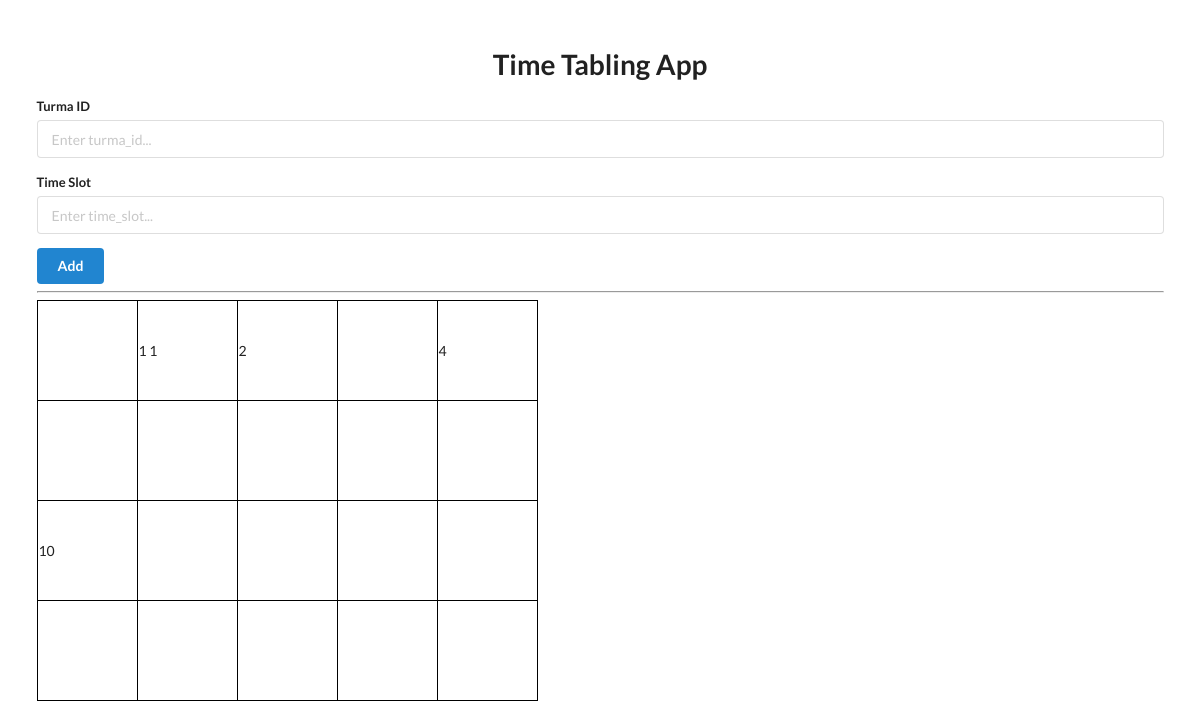
/table, run on an earlier commit of the app's database.
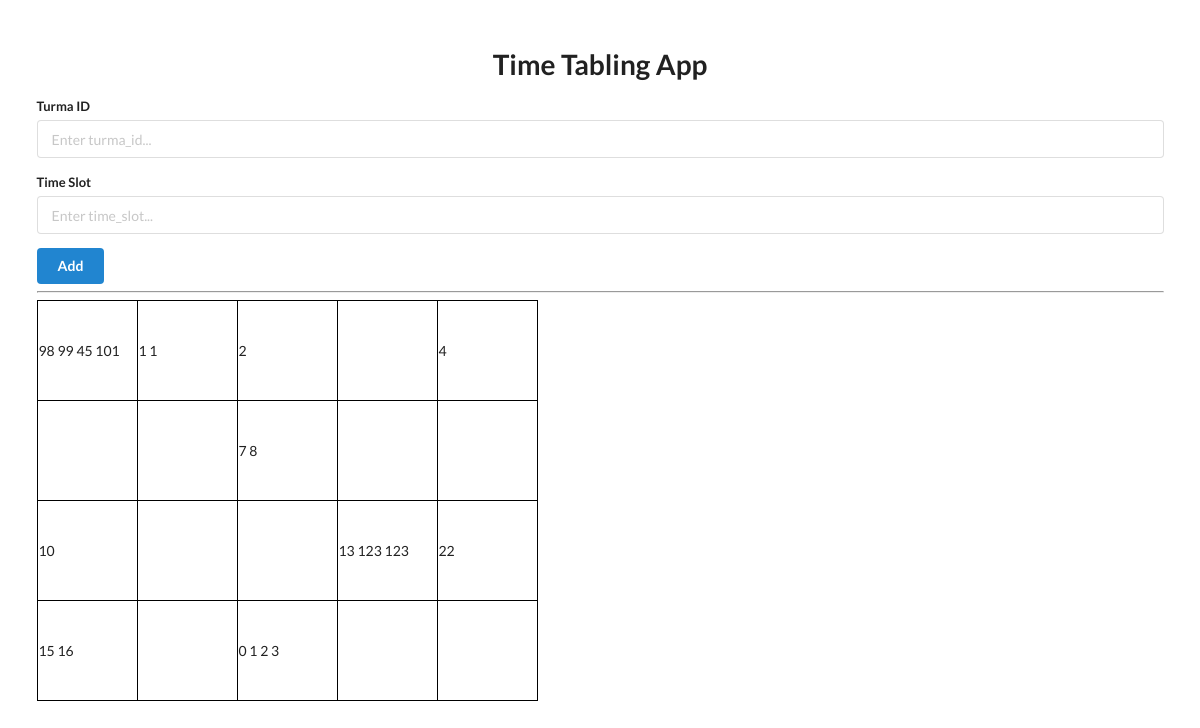
And on a later commit of the database.
### models.py (models this page shows)
class TimeSlot(Base):
    __tablename__ = "time_slot"
    id: Mapped[int] = mapped_column(primary_key=True)
    turma_id: Mapped[int] = mapped_column(ForeignKey("turma.id"))
    slot: Mapped[int] = mapped_column(Integer) #TODO: consider monA, tueC || AA, BC || 0, 10

### app.py (the view)
@app.get("/table")
def time_slots_table(request: Request, db: Session = Depends(get_db)):
    time_slots = db.query(models.TimeSlot).all()
    print(models.TimeSlot.slot.type) #Integer
    return templates.TemplateResponse("tt_table.html",
                                    {"request": request, "time_slot_list": time_slots})

### templates/tt_table.html (shortened to what this page needs)
<!DOCTYPE html>
<html lang="en">
  <head>
    <link
      rel="stylesheet"
      href="https://cdn.jsdelivr.net/npm/semantic-ui@2.4.2/dist/semantic.min.css"
    />
  </head>
  <body>
    <div style="margin-top: 50px" class="ui container">
      <h1 class="ui center aligned header">Time Tabling App</h1>
      <form class="ui form" action="/table/add" method="post">
        <div class="field">
          <label>Turma ID</label>
          <input type="text" name="turma_id" placeholder="Enter turma_id..." /><br />
        </div>
        <div class="field">
          <label>Time Slot</label>
          <input type="text" name="time_slot" placeholder="Enter time_slot..." /><br />
        </div>
        <button class="ui blue button" type="submit">Add</button>
      </form>
      <hr />
      <table>
        {% for i in range(4) %}
          <tr>
          {% for j in range(5) %}
            <td>
            {% set square = i * 5 + j %}
              {% for time_slot in time_slot_list %}
                {% if time_slot.slot|int == square %}
                  {{ time_slot.turma_id }}
                {% endif %}
              {% endfor %}
            </td>
          {% endfor %}
          </tr>
        {% endfor %}
      </table>
    </div>
  </body>
</html>

### templates/tt_table.html (style rules this page uses)
table { border-collapse: collapse; }
td { border: 1px solid black; width: 100px; height: 100px; }

What changed in the data, as far as the page shows it:
added TimeSlot: turma_id "98"
added TimeSlot: turma_id "99"
added TimeSlot: turma_id "45"
added TimeSlot: turma_id "101"
added TimeSlot: turma_id "7"
added TimeSlot: turma_id "8"
added TimeSlot: turma_id "13"
added TimeSlot: turma_id "123"
added TimeSlot: turma_id "123"
added TimeSlot: turma_id "22"
added TimeSlot: turma_id "15"
added TimeSlot: turma_id "16"
added TimeSlot: turma_id "0"
added TimeSlot: turma_id "1"
added TimeSlot: turma_id "2"
added TimeSlot: turma_id "3"
